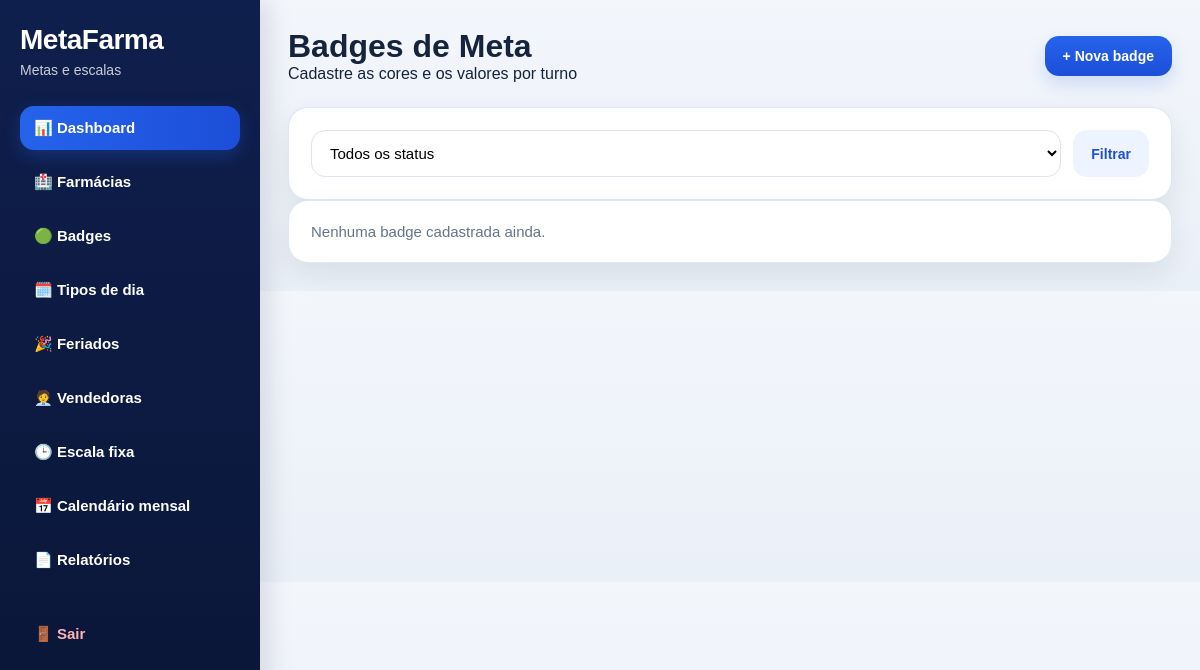
Before: /badges/ (signed in) with the older database file.
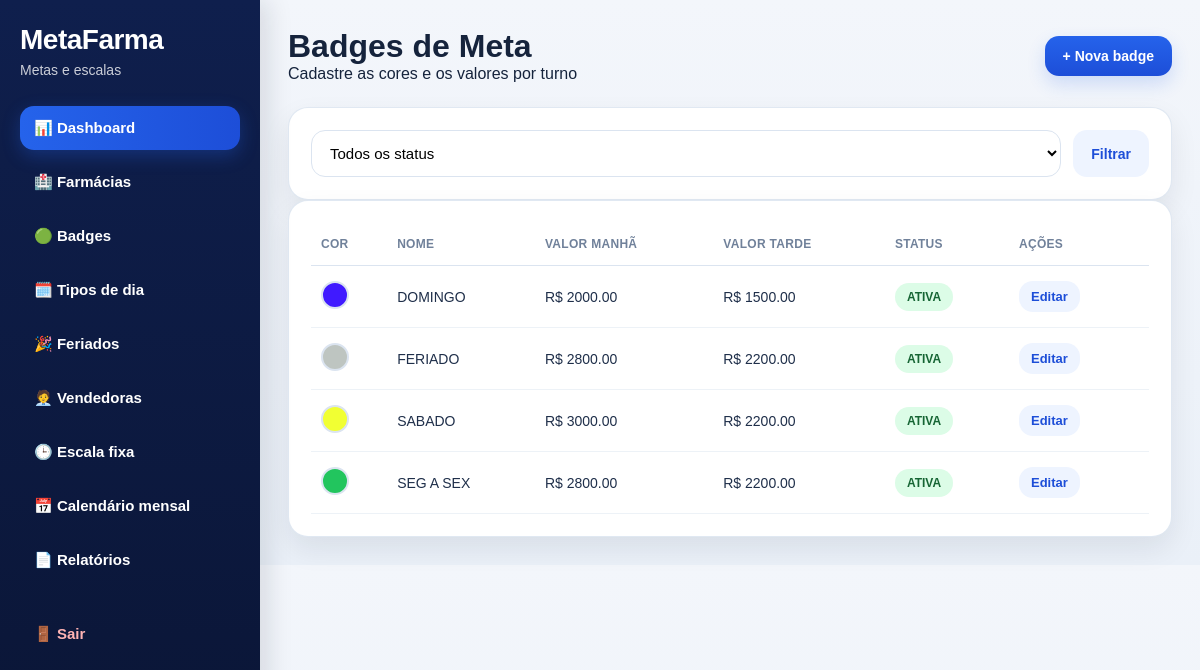
After: the same page with the newer database file.
### app/models.py (models this page shows, shortened)
class BadgeMeta(db.Model):
    __tablename__ = "badges_meta"
    id = db.Column(db.Integer, primary_key=True)
    nome = db.Column(db.String(50), nullable=False, unique=True, index=True)
    cor_hex = db.Column(db.String(20), nullable=False)
    valor_manha = db.Column(db.Float, default=0)
    valor_tarde = db.Column(db.Float, default=0)
    status = db.Column(db.String(20), default="ativa")
    observacao = db.Column(db.String(255), nullable=True)
    criado_em = db.Column(db.DateTime, default=agora_brasil)

### app/routes/badges.py (the view)
@badges_bp.route("/")
@login_required
def listar():
    status = request.args.get("status", "").strip()
    query = BadgeMeta.query
    if status:
        query = query.filter(BadgeMeta.status == status)
    badges = query.order_by(BadgeMeta.nome.asc()).all()
    return render_template(
        "badges/listar.html",
        badges=badges,
        status=status
    )

### app/templates/badges/listar.html (shortened to what this page needs)
{% extends "base.html" %}
{% block content %}
<div class="page-header">
    <div>
        <h1>Badges de Meta</h1>
        <p>Cadastre as cores e os valores por turno</p>
    </div>
    <a href="{{ url_for('badges.nova') }}" class="btn btn-primary">+ Nova badge</a>
</div>
<div class="card">
    <form method="GET" class="filter-bar">
        <select name="status">
            <option value="">Todos os status</option>
        </select>
        <button type="submit" class="btn btn-secondary">Filtrar</button>
    </form>
</div>
<div class="card">
    {% if badges %}
    <div class="table-responsive">
        <table>
            <thead>
                <tr>
                    <th>Cor</th>
                    <th>Nome</th>
                    <th>Valor manhã</th>
                    <th>Valor tarde</th>
                    <th>Status</th>
                    <th width="140">Ações</th>
                </tr>
            </thead>
            <tbody>
                {% for badge in badges %}
                <tr>
                    <td>
                        <span style="
                            display:inline-block;
                            width:28px;
                            height:28px;
                            border-radius:50%;
                            background: {{ badge.cor_hex }};
                            border: 2px solid #dbe4f0;
                        "></span>
                    </td>
                    <td>{{ badge.nome }}</td>
                    <td>R$ {{ "%.2f"|format(badge.valor_manha or 0) }}</td>
                    <td>R$ {{ "%.2f"|format(badge.valor_tarde or 0) }}</td>
                    <td>
                        <span class="badge {% if badge.status == 'ativa' %}badge-success{% else %}badge-danger{% endif %}">
                            {{ badge.status }}
                        </span>
                    </td>
                    <td>
                        <a href="{{ url_for('badges.editar', badge_id=badge.id) }}" class="btn btn-small btn-secondary">Editar</a>
                    </td>
                </tr>
                {% endfor %}
            </tbody>
        </table>
    </div>
    {% else %}
        <p class="empty-state">Nenhuma badge cadastrada ainda.</p>
    {% endif %}
</div>
{% endblock %}

### app/templates/base.html (shortened to what this page needs)
<!DOCTYPE html>
<html lang="pt-BR">
<head>
    <link rel="stylesheet" href="{{ url_for('static', filename='css/style.css') }}">
</head>
<body>
    {% if current_user.is_authenticated %}
    <div class="sidebar">
        <div class="brand">
            <h2>MetaFarma</h2>
            <p>Metas e escalas</p>
        </div>
        <div class="menu">
            <a href="/dashboard/" class="menu-item active">📊 Dashboard</a>
            <a href="/farmacias/" class="menu-item">🏥 Farmácias</a>
            <a href="/badges/" class="menu-item">🟢 Badges</a>
            <a href="/configuracoes-dia/" class="menu-item">🗓️ Tipos de dia</a>
            <a href="/feriados/" class="menu-item">🎉 Feriados</a>
            <a href="/vendedoras/" class="menu-item">🧑‍💼 Vendedoras</a>
            <a href="/escalas-vendedoras/" class="menu-item">🕒 Escala fixa</a>
            <a href="/calendario-mensal/" class="menu-item">📅 Calendário mensal</a>
            <a href="/relatorios/" class="menu-item">📄 Relatórios</a>
            <a href="/logout" class="menu-item logout">🚪 Sair</a>
        </div>
    </div>
    {% endif %}
    <main class="{% if current_user.is_authenticated %}main-content{% else %}main-auth{% endif %}">
        {% block content %}{% endblock %}
    </main>
</body>
</html>

### app/static/css/style.css (style rules this page uses)
* { margin: 0; padding: 0; box-sizing: border-box; }
:root { --bg: #eef3f9; --sidebar: #0f1f4d; --sidebar-dark: #0a1535; --card: #ffffff; --primary: #2563eb; --primary-dark: #1d4ed8; --text: #15233c; --muted: #64748b; --border: #dbe4f0; --success: #16a34a; --danger: #dc2626; --warning: #d97706; --info-bg: #dbeafe; --info-text: #1d4ed8; --success-bg: #dcfce7; --danger-bg: #fee2e2; --warning-bg: #fef3c7; --shadow: 0 12px 28px rgba(15, 23, 42, 0.08); --shadow-soft: 0 6px 18px rgba(15, 23, 42, 0.06); --radius: 20px; }
body { font-family: Arial, Helvetica, sans-serif; background: linear-gradient(180deg, #f3f6fb 0%, #eaf0f8 100%); color: var(--text); }
a { text-decoration: none; }
.sidebar { width: 260px; min-height: 100vh; background: linear-gradient(180deg, var(--sidebar) 0%, var(--sidebar-dark) 100%); position: fixed; left: 0; top: 0; padding: 24px 20px; color: #fff; box-shadow: 8px 0 24px rgba(15, 23, 42, 0.12); }
.brand h2 { font-size: 28px; margin-bottom: 6px; letter-spacing: -0.5px; }
.brand p { color: rgba(255,255,255,.78); font-size: 14px; margin-bottom: 28px; }
.menu { display: flex; flex-direction: column; gap: 10px; }
.menu a { color: #fff; padding: 13px 14px; border-radius: 14px; transition: .2s ease; font-weight: 700; font-size: 15px; }
.main-content { margin-left: 260px; padding: 28px; }
.page-header { display: flex; align-items: center; justify-content: space-between; gap: 16px; margin-bottom: 24px; flex-wrap: wrap; }
.card { background: var(--card); border-radius: var(--radius); box-shadow: var(--shadow); padding: 22px; border: 1px solid rgba(219, 228, 240, 0.85); }
input, select, textarea { width: 100%; border: 1px solid var(--border); border-radius: 14px; padding: 13px 14px; outline: none; font-size: 15px; background: #fff; transition: .2s ease; }
.btn { border: none; border-radius: 14px; padding: 12px 18px; cursor: pointer; font-weight: 800; font-size: 14px; display: inline-flex; align-items: center; justify-content: center; transition: .2s ease; }
.btn-primary { background: linear-gradient(180deg, var(--primary) 0%, var(--primary-dark) 100%); color: #fff; box-shadow: 0 8px 18px rgba(37, 99, 235, 0.18); }
.btn-secondary { background: #eef4ff; color: var(--primary-dark); }
.btn-small { padding: 8px 12px; font-size: 13px; }
.table-responsive { width: 100%; overflow-x: auto; }
table { width: 100%; border-collapse: collapse; }
thead th { text-align: left; padding: 14px 10px; border-bottom: 1px solid var(--border); color: #70819a; font-size: 12px; text-transform: uppercase; font-weight: 800; letter-spacing: .3px; }
tbody td { padding: 15px 10px; border-bottom: 1px solid #edf2f7; font-size: 14px; color: #1f2f4a; }
.badge { display: inline-block; padding: 7px 12px; border-radius: 999px; font-size: 12px; font-weight: 800; text-transform: uppercase; }
.badge-success { background: #dcfce7; color: #166534; }
.filter-bar { display: flex; gap: 12px; flex-wrap: wrap; }
.filter-bar input, .filter-bar select { flex: 1; min-width: 220px; }
.menu-item { display: flex; align-items: center; gap: 10px; padding: 14px; border-radius: 12px; font-weight: 700; transition: 0.2s; }
.menu-item.active { background: linear-gradient(90deg, #2563eb, #1d4ed8); box-shadow: 0 6px 18px rgba(37,99,235,0.3); }
.menu-item.logout { margin-top: 20px; color: #ffb4b4; }

Changed rows visible on the page:
added BadgeMeta: nome "DOMINGO", valor_manha "2000.00", valor_tarde "1500.00", status "ATIVA"
added BadgeMeta: nome "FERIADO", valor_manha "2800.00", valor_tarde "2200.00", status "ATIVA"
added BadgeMeta: nome "SABADO", valor_manha "3000.00", valor_tarde "2200.00", status "ATIVA"
added BadgeMeta: nome "SEG A SEX", valor_manha "2800.00", valor_tarde "2200.00", status "ATIVA"
Other visible differences:
text no longer shown: "Nenhuma badge cadastrada ainda."
text now shown: "COR NOME VALOR MANHÃ VALOR TARDE STATUS AÇÕES"
